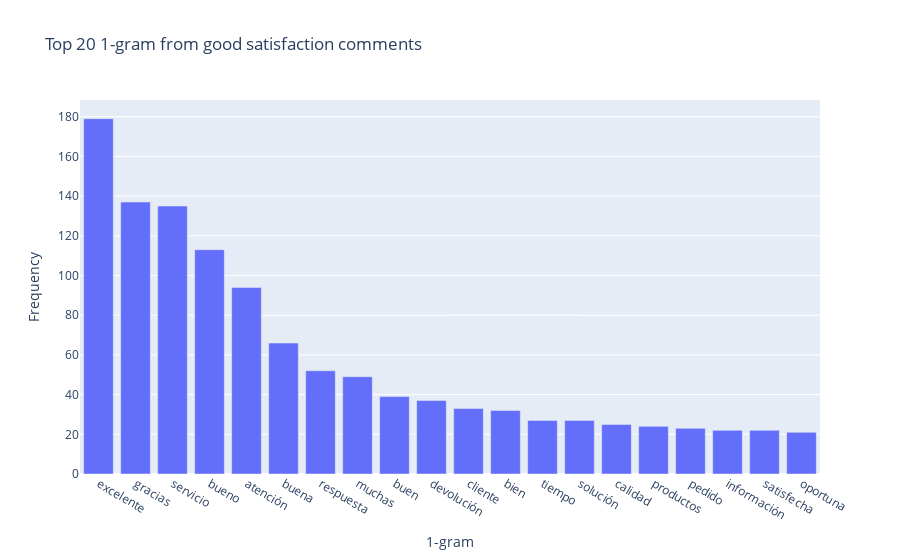
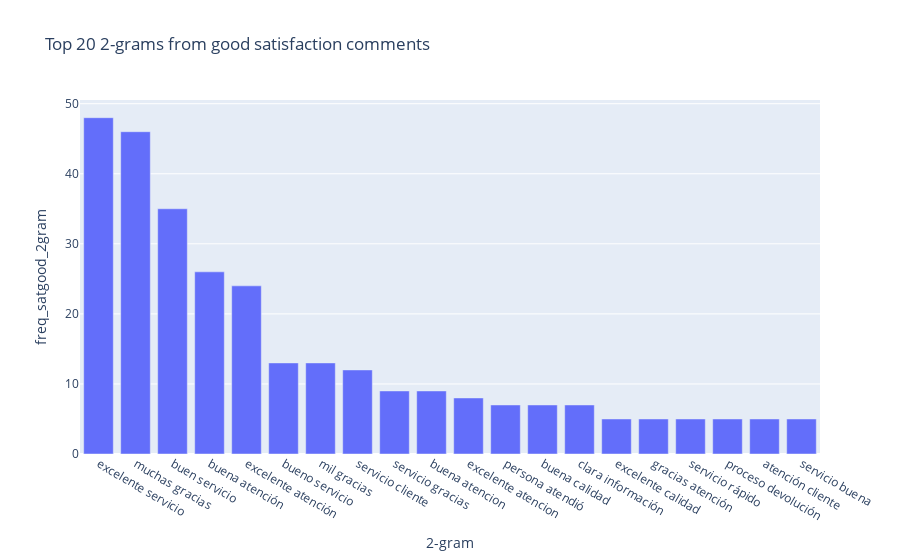
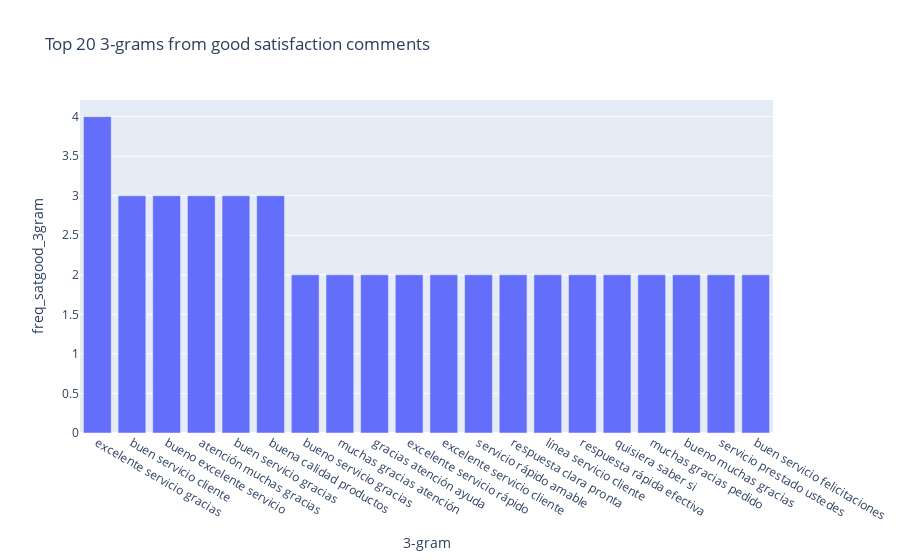

The notebook cell these images were saved under, in order:
### Markdown cell above
<strong> Data Satisfaction good-bad N-grams analysis </strong>

### Code cell
# Use the get_top_n_words function from data_exploring_functions (Natesh function) to get the most frequent n-grams
# 1- gram for satisfaction_good
common_words = get_top_n_words(satisfaction_good, 20,1)
grams_df = pd.DataFrame(common_words, columns = ['word_satgood_1gram' , 'freq_satgood_1gram'])
fig =  px.bar(grams_df, x = 'word_satgood_1gram', y ='freq_satgood_1gram', title='Top 20 1-gram from good satisfaction comments', 
             labels={'freq_satgood_1gram':'Frequency', 'word_satgood_1gram':'1-gram'})
fig.show()

# 2- gram for satisfaction_good
common_words = get_top_n_words(satisfaction_good, 20,2)
grams_df['word_satgood_2gram'] = [tuple_word[0] for tuple_word in common_words]
grams_df['freq_satgood_2gram'] = [tuple_word[1] for tuple_word in common_words]
fig =  px.bar(grams_df, x = 'word_satgood_2gram', y ='freq_satgood_2gram', title='Top 20 2-grams from good satisfaction comments', 
             labels={'word_satgood_2gram':'Frequency', 'word_satgood_2gram':'2-gram'})
fig.show()

# 3- gram for satisfaction_good
common_words = get_top_n_words(satisfaction_good, 20,3)
grams_df['word_satgood_3gram'] = [tuple_word[0] for tuple_word in common_words]
grams_df['freq_satgood_3gram'] = [tuple_word[1] for tuple_word in common_words]
fig =  px.bar(grams_df, x = 'word_satgood_3gram', y ='freq_satgood_3gram', title='Top 20 3-grams from good satisfaction comments', 
             labels={'word_satgood_3gram':'Frequency', 'word_satgood_3gram':'3-gram'})
fig.show()

### Figure 1 — Plotly figure (JSON) as saved in the notebook; plotly's stock layout.template omitted (floating-point values rounded to 4 significant figures)
{"data": [{"alignmentgroup": "True", "hovertemplate": "1-gram=%{x}<br>Frequency=%{y}<extra></extra>", "legendgroup": "", "marker": {"color": "#636efa"}, "name": "", "offsetgroup": "", "orientation": "v", "showlegend": false, "textposition": "auto", "type": "bar", "x": ["excelente", "gracias", "servicio", "bueno", "atención", "buena", "respuesta", "muchas", "buen", "devolución", "cliente", "bien", "tiempo", "solución", "calidad", "productos", "pedido", "información", "satisfecha", "oportuna"], "xaxis": "x", "y": [179, 137, 135, 113, 94, 66, 52, 49, 39, 37, 33, 32, 27, 27, 25, 24, 23, 22, 22, 21], "yaxis": "y"}], "layout": {"barmode": "relative", "legend": {"tracegroupgap": 0}, "title": {"text": "Top 20 1-gram from good satisfaction comments"}, "xaxis": {"anchor": "y", "domain": [0, 1], "title": {"text": "1-gram"}}, "yaxis": {"anchor": "x", "domain": [0, 1], "title": {"text": "Frequency"}}}}

### Figure 2 — Plotly figure (JSON) as saved in the notebook; plotly's stock layout.template omitted (floating-point values rounded to 4 significant figures)
{"data": [{"alignmentgroup": "True", "hovertemplate": "2-gram=%{x}<br>freq_satgood_2gram=%{y}<extra></extra>", "legendgroup": "", "marker": {"color": "#636efa"}, "name": "", "offsetgroup": "", "orientation": "v", "showlegend": false, "textposition": "auto", "type": "bar", "x": ["excelente servicio", "muchas gracias", "buen servicio", "buena atención", "excelente atención", "bueno servicio", "mil gracias", "servicio cliente", "servicio gracias", "buena atencion", "excelente atencion", "persona atendió", "buena calidad", "clara información", "excelente calidad", "gracias atención", "servicio rápido", "proceso devolución", "atención cliente", "servicio buena"], "xaxis": "x", "y": [48, 46, 35, 26, 24, 13, 13, 12, 9, 9, 8, 7, 7, 7, 5, 5, 5, 5, 5, 5], "yaxis": "y"}], "layout": {"barmode": "relative", "legend": {"tracegroupgap": 0}, "title": {"text": "Top 20 2-grams from good satisfaction comments"}, "xaxis": {"anchor": "y", "domain": [0, 1], "title": {"text": "2-gram"}}, "yaxis": {"anchor": "x", "domain": [0, 1], "title": {"text": "freq_satgood_2gram"}}}}

### Figure 3 — Plotly figure (JSON) as saved in the notebook; plotly's stock layout.template omitted (floating-point values rounded to 4 significant figures)
{"data": [{"alignmentgroup": "True", "hovertemplate": "3-gram=%{x}<br>freq_satgood_3gram=%{y}<extra></extra>", "legendgroup": "", "marker": {"color": "#636efa"}, "name": "", "offsetgroup": "", "orientation": "v", "showlegend": false, "textposition": "auto", "type": "bar", "x": ["excelente servicio gracias", "buen servicio cliente", "bueno excelente servicio", "atención muchas gracias", "buen servicio gracias", "buena calidad productos", "bueno servicio gracias", "muchas gracias atención", "gracias atención ayuda", "excelente servicio rápido", "excelente servicio cliente", "servicio rápido amable", "respuesta clara pronta", "línea servicio cliente", "respuesta rápida efectiva", "quisiera saber si", "muchas gracias pedido", "bueno muchas gracias", "servicio prestado ustedes", "buen servicio felicitaciones"], "xaxis": "x", "y": [4, 3, 3, 3, 3, 3, 2, 2, 2, 2, 2, 2, 2, 2, 2, 2, 2, 2, 2, 2], "yaxis": "y"}], "layout": {"barmode": "relative", "legend": {"tracegroupgap": 0}, "title": {"text": "Top 20 3-grams from good satisfaction comments"}, "xaxis": {"anchor": "y", "domain": [0, 1], "title": {"text": "3-gram"}}, "yaxis": {"anchor": "x", "domain": [0, 1], "title": {"text": "freq_satgood_3gram"}}}}
